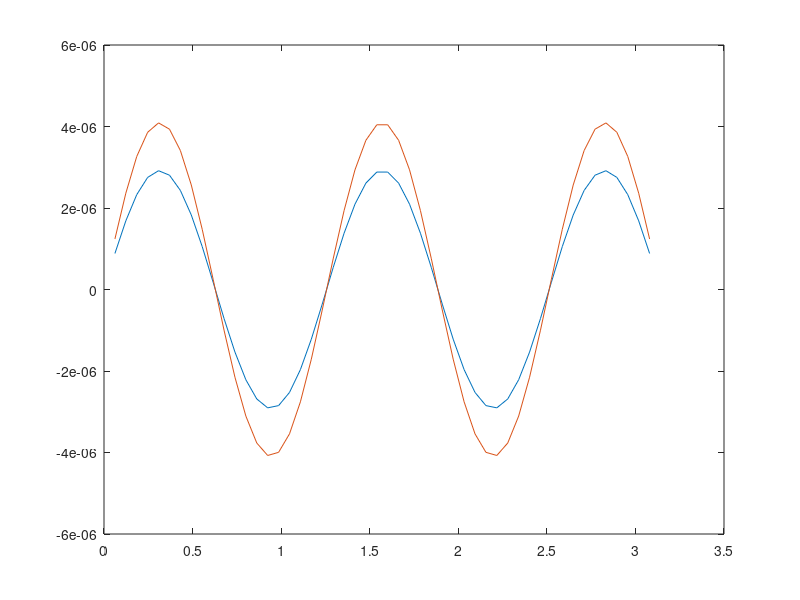

MATLAB code to generate this figure:
k=input('please enter integer value for k (1 is recommended): ');
multiple_t=input('please enter a multiple for t: ');
multiple_x=input('please enter a multiple for n: ');
L=pi;
T=10;
t=10*multiple_t; %Number of points in time, not counting the 2 boundary points
N=10*multiple_x; %Number of points in space, not counting the point at t=0
del_x=L/(N+1); %N+1 is number of segments in space
del_t=T/(t+1) ; %t+1 is number of segments in time
D=0.1; 
%row is for time
%column is for space
gamma=(D*del_t)/(del_x)^2;
a=(gamma+1)*ones(t+1,N);         
b=[zeros(t+1,1),(-gamma/2)*ones(t+1,N-1)];
c=(-gamma/2)*ones(t+1,N-1);
alpha_1=a(:,1);
alpha=[alpha_1,zeros(t+1,N-1)];
u=[zeros(t+2,1),zeros(t+2,N),zeros(t+2,1)];
right_side=zeros(t+1,N);
x_j=zeros(1,N);
t_j=zeros(1,t+1);
%u_exact=
  

for A=2:N+1  
    u(1,A)=sin(k*(del_x*(A-1))); % this computes the condition at t=0 along space direction
    x_j(A-1)=(A-1)*del_x;
    
end


for E=1:t+1     %E is index for time (E=1 is t=0)
    for j=2:N+1   %j is index for space 
        right_side(E,j-1)=(gamma/2)*u(E,j-1)+(1-gamma)*u(E,j)+(gamma/2)*u(E,j+1);
        t_j(E)=E*del_t; %t_j is in different loop than x_j since the number of  points in time nad space can be different)
    end
    
g=[right_side(:,1),zeros(t+1,N-1)];
   

    for C=2:N
        alpha(E,C)=a(E,C)-((b(E,C)*c(E,C-1))/alpha(E,C-1)); 
         g(E,C)=right_side(E,C)-((b(E,C)*g(E,C-1))/alpha(E,C-1));   
    end
    
u(E+1,N+1)=g(E,N)/alpha(E,N); %N+1 is the point right behind the boundary point

    for F=N:-1:2
        u(E+1,F)=(g(E ,F-1)-(c(E,F-1)*u(E+1,F+1)))/alpha(E,F-1);
    end
    
end
time=input('Please enter the point of time you want to look at:' )
time_point=round(time/del_t);
time_slice=t_j(time_point);
 u_exact=(exp(-D*(k^2)*time_slice))*sin(k*x_j);
plot(x_j,u_exact)
hold 
plot(x_j,u(time_point,[2:N+1])) %plot at T=10 (which is the final line in the u martix)
error_indiv=zeros(1,N);
for F=1:N
    error_indiv(F)=abs((u(t+2,F+1)-u_exact(F))/u_exact(F));
end
error= (1/N)*sum(error_indiv) 
    
 
         
    
 